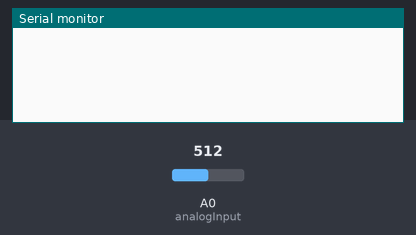
A sketch run on a simulated ESP8266 (NodeMCU). Shown: the last lines printed to the serial monitor. The inputs (shaded band) are chosen by the test bench; at power-on: A0 (analogInput) = 512. WiFi joins after 1.5 s; servers stay silent unless stated.

Above: at 3.0 s.
3.1 s: A0 (analogInput) set to 487
At 4.6 s:
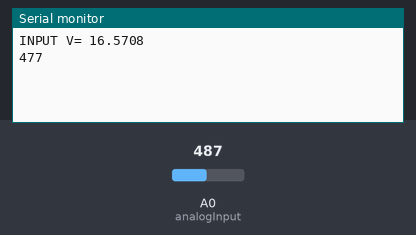
5.3 s: A0 (analogInput) set to 306
At 6.5 s:
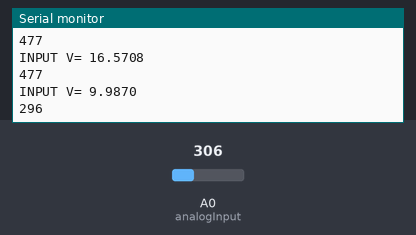

The sketch:

voltmeter-blynk.ino
```cpp
#define BLYNK_PRINT Serial
#include <ESP8266WiFi.h>
#include <BlynkSimpleEsp8266.h>

// You should get Auth Token in the Blynk App.
// Go to the Project Settings (nut icon).
char auth[] = "..........";

// Your WiFi credentials.
// Set password to "" for open networks.
char ssid[] = "Your_WIFI_NAME";
char pass[] = "Your_WIFI_password";

#include <SoftwareSerial.h>
int analogInput = A0;
float vout = 0.0;
float vin = 0.0;
float R1 = 96700; //<-- here u must enter ur R1 value
float R2 = 9400;  //<-- here u must enter ur R2 value
int value = 0;

void setup() {
 pinMode(analogInput, INPUT);
 Serial.begin(9600);
 Blynk.begin(auth, ssid, pass);
 Blynk.virtualWrite(V6,vin);
 }
void loop() {
 value = analogRead(analogInput) - 10;
 vout = (value * 3.3) / 1024.0;
 vin = vout / (R2/(R1+R2));
 if (vin <= 2) {
 vin = vin - 0.13;
 Serial.print("INPUT V= ");
 Serial.println(vin);
 Serial.println(value);
 Blynk.virtualWrite(V6,vin);
 };
 if (vin >2 && vin <=5) {
 vin = vin - 0.2;
 Serial.print("INPUT V= ");
 Serial.println(vin);
 Serial.println(value);
 Blynk.virtualWrite(V6,vin);
 };

 if (vin > 5 && vin <= 9){
 vin = vin - 0.48;
 Serial.print("INPUT V= ");
 Serial.println(vin);
 Serial.println(value);
 Blynk.virtualWrite(V6,vin);
 };


 if (vin > 9  &&  vin <= 18){
 vin = vin - 0.78;
 Serial.print("INPUT V= ");
 Serial.println(vin,4);
 Serial.println(value);
 Blynk.virtualWrite(V6,vin);
 };

 delay(1000);
 Blynk.run();
}
```

Measured:
- the behaviour switches between 505 and 504 on A0 (analogInput) (found by bisection; images 0 and 1)
- after the input at 3.1 s, the serial monitor: prints a new line after 0.70 s (image 1)
- after the input at 5.3 s, the serial monitor: prints a new line after 0.51 s (image 2)
